Frame 1 (no input): blank canvas, image omitted
Frame 60 (no input): blank canvas, image omitted
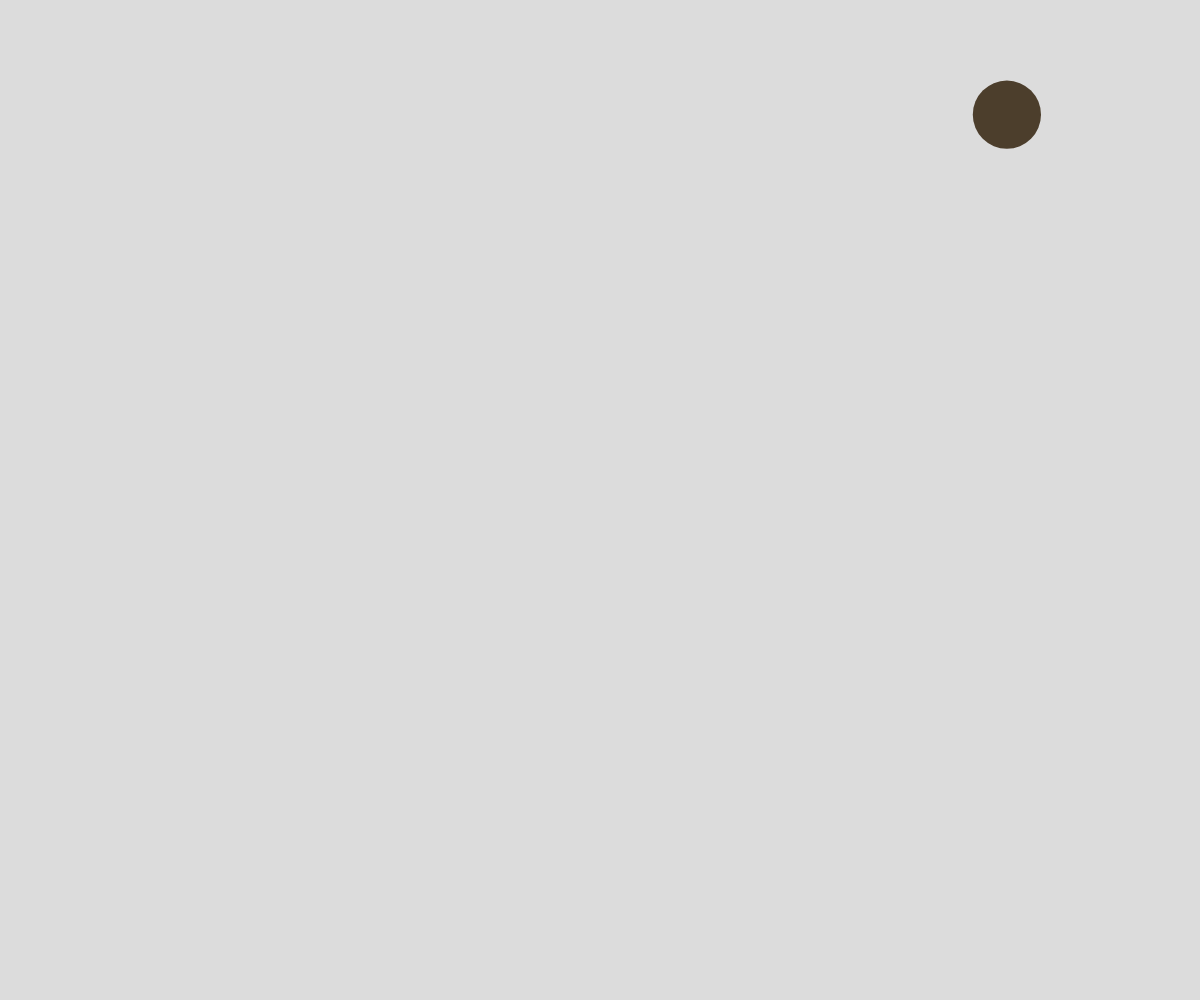
Frame 120 (the mouse pressed at the canvas centre since frame 60)

The p5.js sketch whose frames 1 and 60 were blank and that drew this single picture after the mouse press (run headless with seeded random() and noise() and a simulated clock; from frame 60 on, the mouse is pressed at the canvas centre):

// p5.js sketch
// ── sketch.js
// Ball Array

let ballArray = [];

function setup() {
  createCanvas(windowWidth, windowHeight);
}

function draw() {
  background(220);
  noStroke;

  for (let ball of ballArray){
    // move
    ball.x += ball.dx;
    ball.y += ball.dy;

    //display
    noStroke();
    fill(ball.r, ball.g, ball.b);
    circle(ball.x, ball.y, ball.radius * 2);

    if (ball.x < ball.radius || ball.x > width - ball.radius){
      ball.dx *= -1;
    }
    if (ball.y < ball.radius || ball.y > height - ball.radius){
      ball.dy *= -1;
    }
  }
}

function mousePressed(){
  spawnBall();
}

function spawnBall(){
  let theBall = {
    x: random(width),
    y: random(height),
    dx: random(-5, 5),
    dy: random (-5, 5),
    radius: random(10, 40),
    
    r: random(255),
    g: random(255),
    b: random(255),
  };
  ballArray.push(theBall);
}
